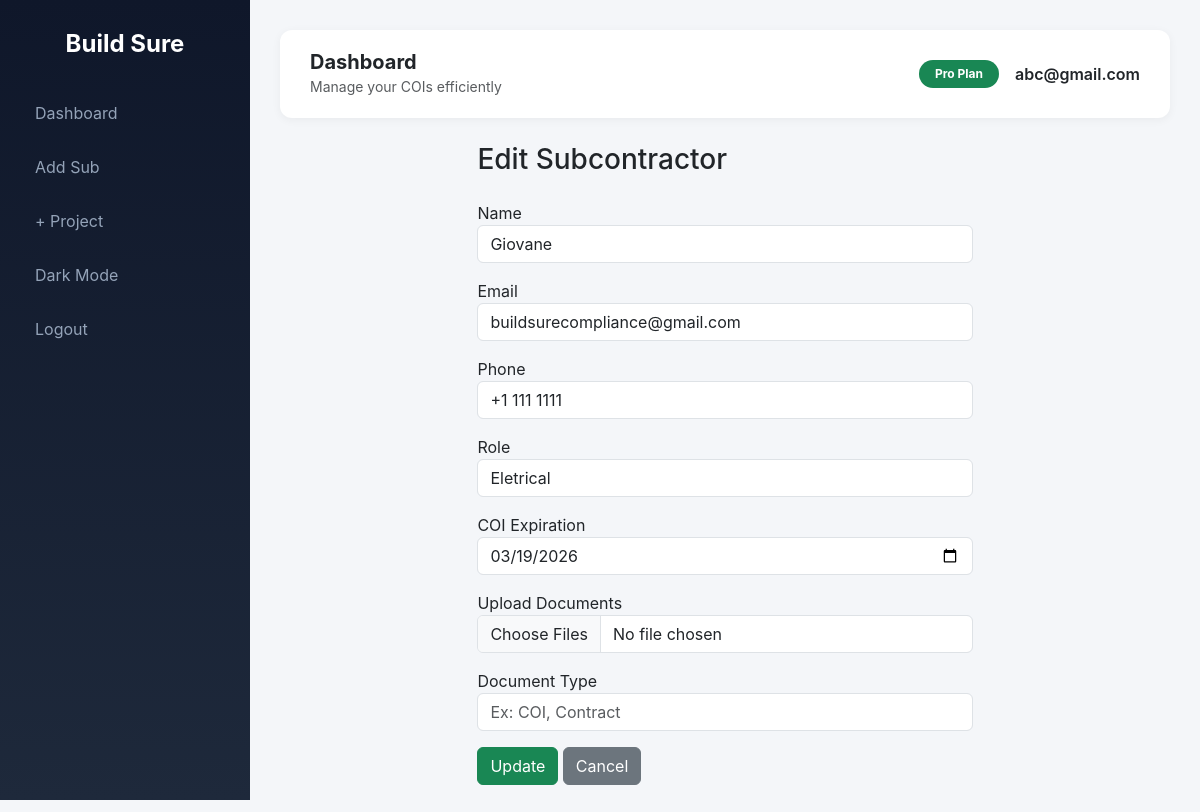
Page /edit_sub/1 (signed in) on the earlier database version.
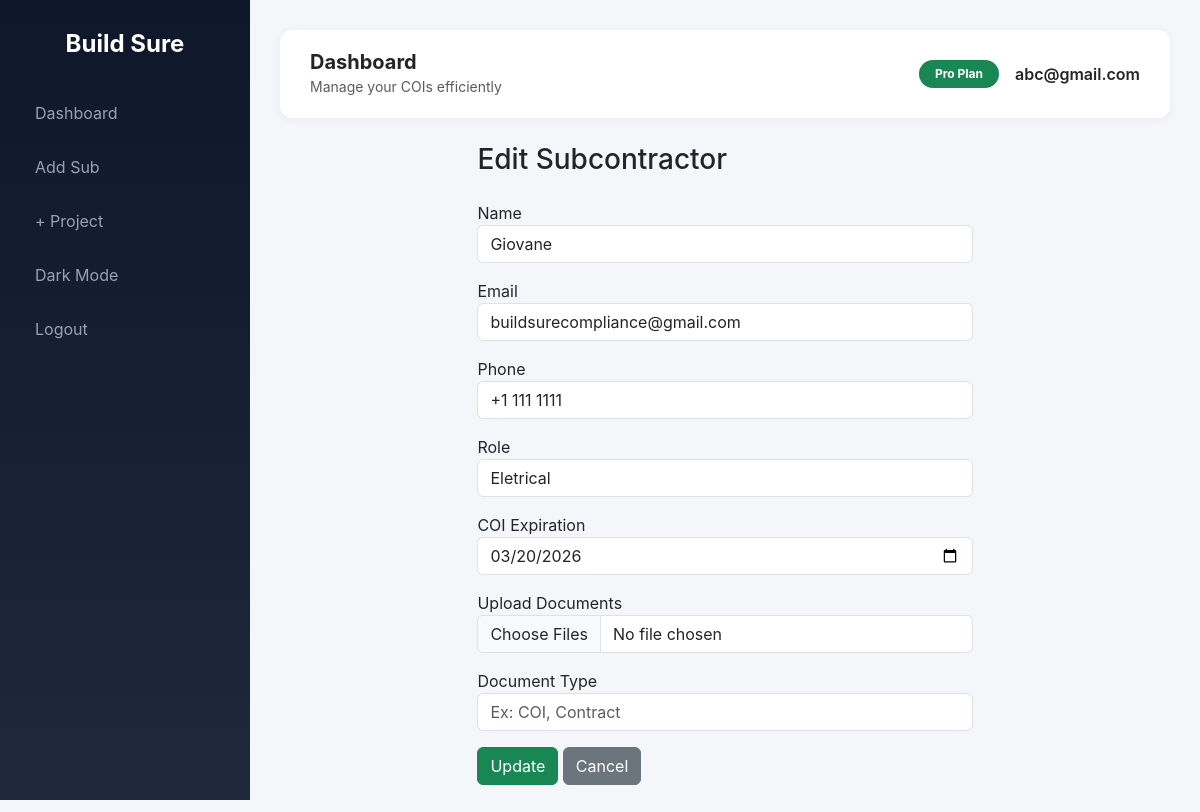
Same page on the later database version.
### main.py (models this page shows)
class Subcontractor(db.Model):
    id = db.Column(db.Integer, primary_key=True)
    name = db.Column(db.String(100))
    email = db.Column(db.String(120))
    phone = db.Column(db.String(20))
    role = db.Column(db.String(100))
    coi_expiration = db.Column(db.Date)
    last_reminder_sent = db.Column(db.DateTime, nullable=True)
    status = db.Column(db.String(20), default="compliant")
    timezone = db.Column(db.String(50), default="US/Eastern")
    user_id = db.Column(db.Integer, db.ForeignKey('user.id'))
    documents = db.relationship(
    "Document",
    backref="sub",
    lazy=True,
    cascade="all, delete-orphan"
)

### main.py (the view, shortened to what this page needs)
@app.route("/edit_sub/<int:id>", methods=["GET", "POST"])
@login_required
def edit_sub(id):
    sub = Subcontractor.query.filter_by(
        id=id,
        user_id=current_user.id
    ).first()
    if not sub:
        flash("Subcontractor not found.", "danger")
        return redirect(url_for("dashboard"))
    return render_template("add_sub.html", sub=sub)

### main.py (called while the page is built)
@login_manager.user_loader
def load_user(user_id):
    return db.session.get(User, int(user_id))

### templates/add_sub.html (shortened to what this page needs)
{% extends "base.html" %}
{% block content %}
<div class="row justify-content-center mt-3">
    <div class="col-md-7">
        <h3 class="mb-4">{{ 'Edit Subcontractor' if sub else 'Add Subcontractor' }}</h3>
        <form method="POST" enctype="multipart/form-data">
            <div class="mb-3">
                <label>Name</label>
                <input type="text" class="form-control" name="name" value="{{ sub.name if sub else '' }}" required>
            </div>
            <div class="mb-3">
                <label>Email</label>
                <input type="email" class="form-control" name="email" value="{{ sub.email if sub else '' }}" required>
            </div>
            <div class="mb-3">
                <label>Phone</label>
                <input type="text" class="form-control" name="phone" value="{{ sub.phone if sub else '' }}">
            </div>
            <div class="mb-3">
                <label>Role</label>
                <input type="text" class="form-control" name="role" value="{{ sub.role if sub else '' }}">
            </div>
            <div class="mb-3">
                <label>COI Expiration</label>
                <input type="date" class="form-control" name="coi_expiration" value="{{ sub.coi_expiration if sub else '' }}" required>
            </div>
            <div class="mb-3">
                <label>Upload Documents</label>
                <input type="file" class="form-control" name="documents" multiple>
            </div>
            <div class="mb-3">
                <label>Document Type</label>
                <input type="text" class="form-control" name="doc_type" placeholder="Ex: COI, Contract">
            </div>
            <button type="submit" class="btn btn-success">{{ 'Update' if sub else 'Add' }}</button>
            <a href="{{ url_for('dashboard') }}" class="btn btn-secondary">Cancel</a>
        </form>
    </div>
</div>
{% endblock %}

Differences in the rows shown:
changed Subcontractor "Giovane": coi_expiration "03/19/2026" → "03/20/2026"
